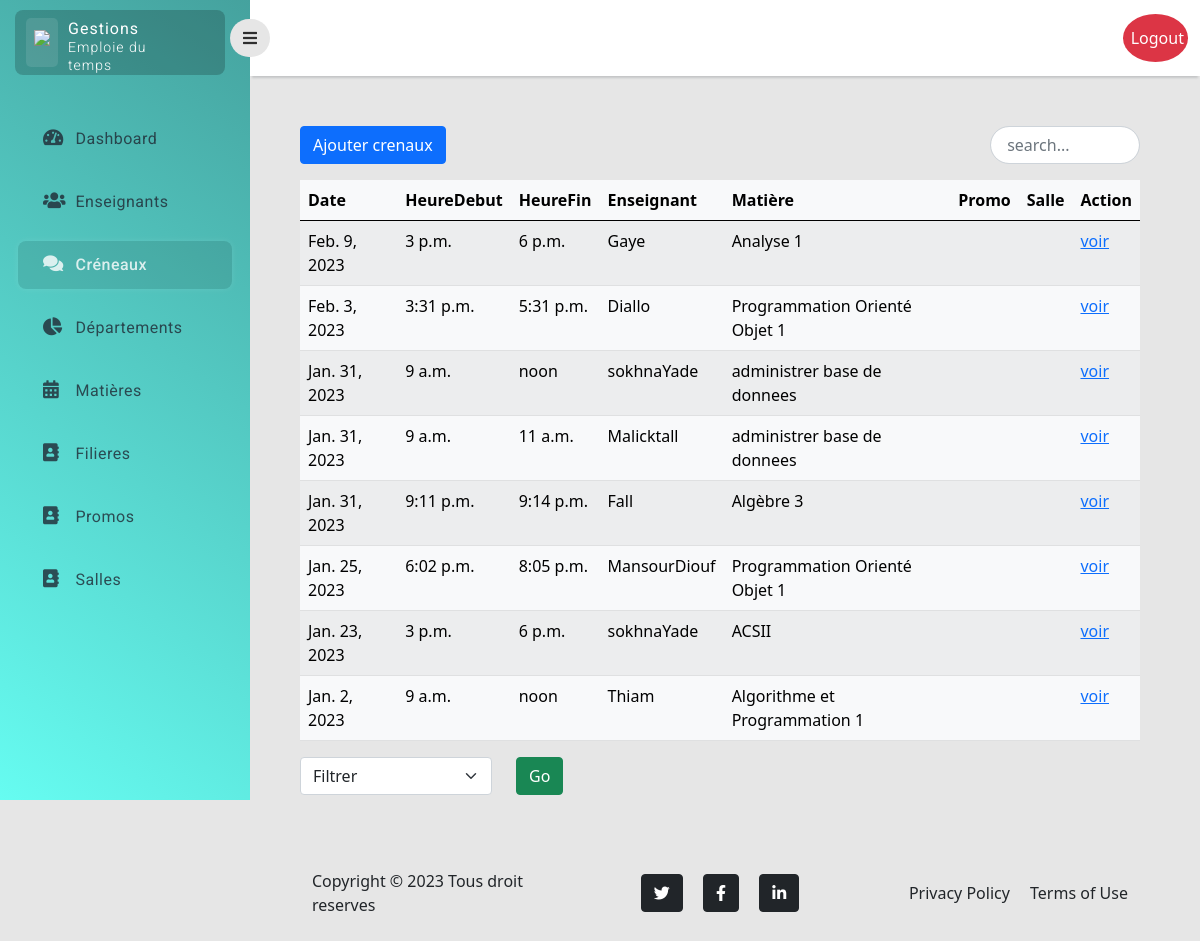
Page /crenaux/ (signed in) on the earlier database version.
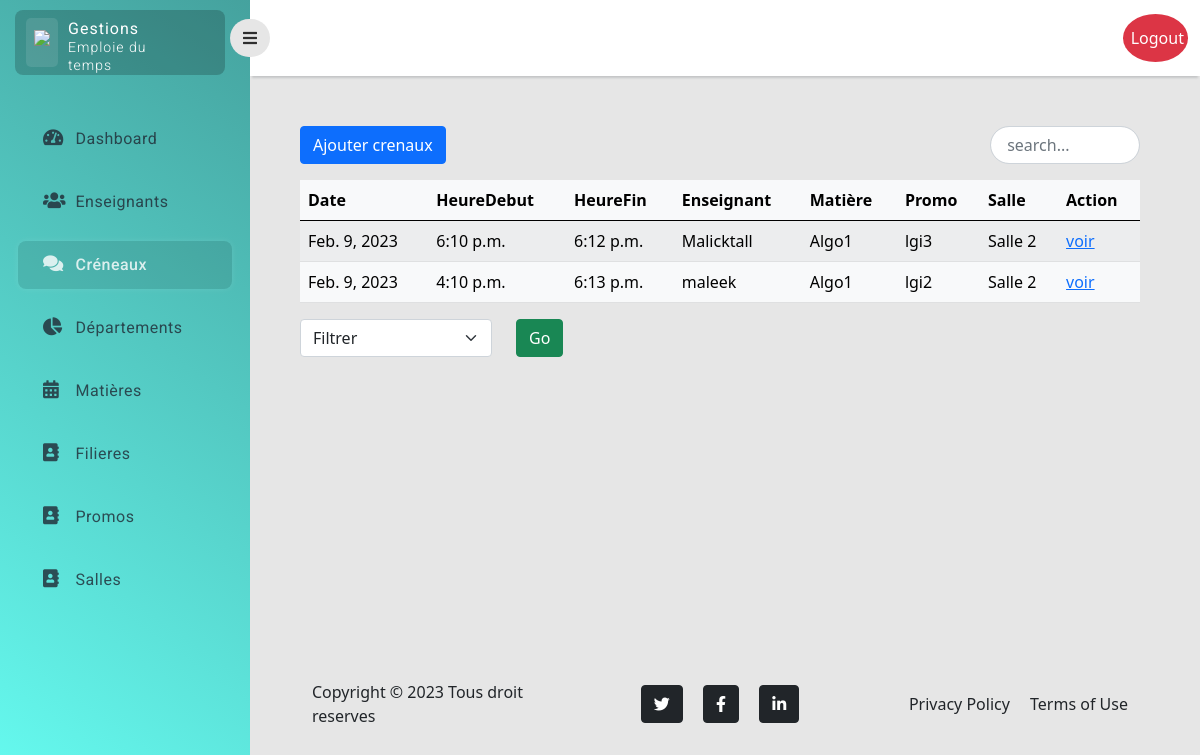
Same page on the later database version.
### myApp/models.py (models this page shows)
class Creneau(models.Model):
    date = models.DateField()
    heureDebut = models.TimeField(auto_now=False, auto_now_add=False)
    heureFin = models.TimeField(auto_now=False, auto_now_add=False)
    enseignant = models.ForeignKey(User, on_delete=models.CASCADE, related_name='enseignant')
    savedBy = models.ForeignKey(User, on_delete=models.CASCADE, related_name='savedBy')
    matiere = models.ForeignKey(Matiere, on_delete=models.CASCADE)
    promo = models.ForeignKey(Promo, on_delete=models.CASCADE)
    filiere = models.ForeignKey(Filiere, on_delete=models.CASCADE)
    salle = models.ForeignKey(Salle, on_delete=models.CASCADE)
    types = models.CharField(max_length=20)
    class Meta:
        ordering = ['-date']

class User(AbstractUser):
    is_enseignant = models.BooleanField(default=False)
    departements = models.ManyToManyField(Departement, blank=True)

class Matiere(models.Model):
    name = models.CharField(max_length=100)
    created_at = models.DateTimeField(auto_now=True)
    class Meta:
        ordering = ['-created_at']

class Promo(models.Model):
    name = models.CharField(max_length=100)
    filiere = models.ForeignKey(Filiere,  on_delete=models.CASCADE)
    class Meta:
        ordering = ['name']

class Salle(models.Model):
    name = models.CharField(max_length=100)
    class Meta:
        ordering = ['name']

### myApp/crenaux/views.py (the view)
# urls.py: path('',index, name="crenaux.index"),
@login_required(login_url="/login/")
@staff_member_required
def index(request):
    crenaux = Creneau.objects.all()
    days = ['lundi', 'mardi', 'mercredi', 'jeudi', 'vendredi', 'samedi', 'dimanche']
    return render(request, 'crenaux/index.html', {'crenaux': crenaux, 'days':days})

### myApp/templates/crenaux/index.html (shortened to what this page needs)
{% extends 'layouts/base.html' %}
{% block main %}
    <div class="main-content">
        <div class="top-content ">
            <div class="items ">
                    <a href="{% url 'crenaux.add' %}" class="btn btn-primary">Ajouter crenaux</a>
                    <input id="search" class="form-control search start-end" placeholder=" search..." >
            </div>
        </div>
        <table class="table table-light table-striped mt-3 ">
            <thead>
                <tr>
                    <th scope="col">Date</th>
                    <th scope="col">HeureDebut</th>
                    <th scope="col">HeureFin</th>
                    <th scope="col">Enseignant</th>
                    <th scope="col">Matière</th>
                    <th scope="col">Promo</th>
                    <th scope="col">Salle</th>
                    <th scope="col">Action</th>
                </tr>
            </thead>
            <tbody id="myTable">
                    {% for crenau in crenaux %}
                    <tr class="">
                    <td>{{ crenau.date }}</td>
                    <td>{{ crenau.heureDebut }}</td>
                    <td>{{ crenau.heureFin }}</td>
                    <td>{{ crenau.enseignant }}</td>
                    <td>{{ crenau.matiere.name }}</td>
                    <td>{{ crenau.promo.name }}</td>
                    <td>{{ crenau.salle.name }}</td>
                    <td>
                        <a href="/crenaux/show/{{ crenau.id }}"> voir</a>
                    </td>
                    {% empty %}
                    <td> Pas de crenaux</td>
                    {% endfor %}
                </tr>
            </tbody>
        </table>
    </div>
<form  action="/crenaux/filtrer" method="post">
    <div class="row ">
        <div class="col-6 w-25">
            <select name="matiere" class="form-select" aria-label="matiere">
                <option>Filtrer </option>
            </select>
        </div>
        <div class="col-6">
            <button class="btn btn-success" type="submit">Go</button>
        </div>
    </div>
</form>
{% endblock main %}

Differences in the rows shown:
removed Creneau: date "Feb. 9, 2023", heureDebut "3 p.m.", heureFin "6 p.m.", enseignant "Gaye", matiere.name "Analyse 1"
removed Creneau: date "Feb. 3, 2023", heureDebut "3:31 p.m.", heureFin "5:31 p.m.", enseignant "Diallo", matiere.name "Programmation Orienté Objet 1"
removed Creneau: date "Jan. 31, 2023", heureDebut "9 a.m.", heureFin "noon", enseignant "sokhnaYade", matiere.name "administrer base de donnees"
removed Creneau: date "Jan. 31, 2023", heureDebut "9 a.m.", heureFin "11 a.m.", enseignant "Malicktall", matiere.name "administrer base de donnees"
removed Creneau: date "Jan. 31, 2023", heureDebut "9:11 p.m.", heureFin "9:14 p.m.", enseignant "Fall", matiere.name "Algèbre 3"
removed Creneau: date "Jan. 25, 2023", heureDebut "6:02 p.m.", heureFin "8:05 p.m.", enseignant "MansourDiouf", matiere.name "Programmation Orienté Objet 1"
removed Creneau: date "Jan. 23, 2023", heureDebut "3 p.m.", heureFin "6 p.m.", enseignant "sokhnaYade", matiere.name "ACSII"
removed Creneau: date "Jan. 2, 2023", heureDebut "9 a.m.", heureFin "noon", enseignant "Thiam", matiere.name "Algorithme et Programmation 1"
added Creneau: date "Feb. 9, 2023", heureDebut "6:10 p.m.", heureFin "6:12 p.m.", enseignant "Malicktall", matiere.name "Algo1", promo.name "lgi3", salle.name "Salle 2"
added Creneau: date "Feb. 9, 2023", heureDebut "4:10 p.m.", heureFin "6:13 p.m.", enseignant "maleek", matiere.name "Algo1", promo.name "lgi2", salle.name "Salle 2"
